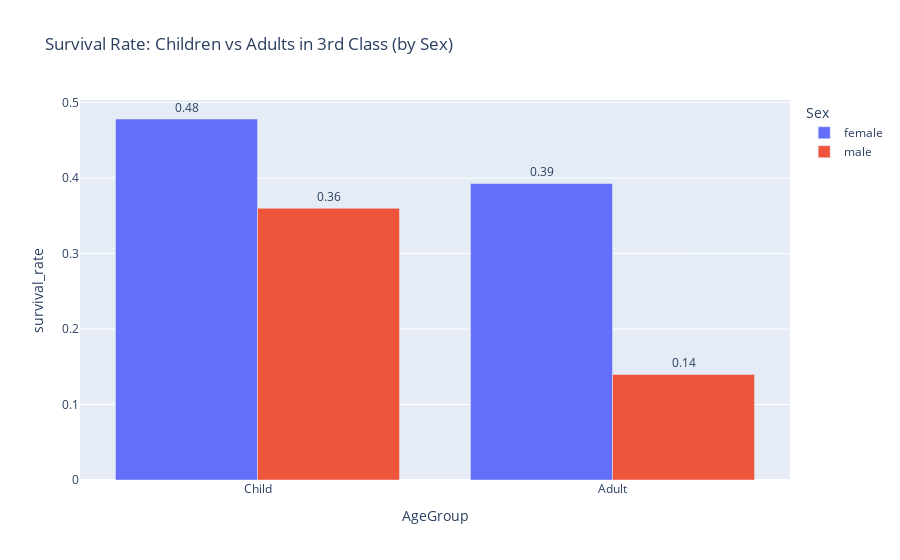

The cell this chart's notebook holds for it:
### Code cell
import pandas as pd

# Step 6 + 7: create visualization function
def visualize_demographic(df_result):
    subset = df_result[(df_result['Pclass'] == 3) & (df_result['AgeGroup'].isin(['Child', 'Adult']))]
    
    fig = px.bar(
        subset,
        x="AgeGroup",
        y="survival_rate",
        color="Sex",
        barmode="group",
        text="survival_rate",   # adds numbers on bars
        title="Survival Rate: Children vs Adults in 3rd Class (by Sex)",
        hover_data={
            "n_passengers": True,
            "n_survivors": True,
            "survival_rate": ':.2f'   # format to 2 decimal places
        }
    )
    
    fig.update_traces(
        texttemplate='%{text:.2f}',
    textposition='outside',
    hovertemplate="Age Group: %{x}<br>Survival Rate: %{y:.2%}<br>Passengers: %{customdata[0]}<br>Survivors: %{customdata[1]}<extra></extra>"
    )  # format as %
    
    return fig

fig = visualize_demographic(df_result)
fig.show()

### Figure 1 — Plotly figure (JSON) as saved in the notebook; plotly's stock layout.template omitted (floating-point values rounded to 4 significant figures)
{"data": [{"alignmentgroup": "True", "customdata": [[23, 11], [56, 22]], "hovertemplate": "Age Group: %{x}<br>Survival Rate: %{y:.2%}<br>Passengers: %{customdata[0]}<br>Survivors: %{customdata[1]}<extra></extra>", "legendgroup": "female", "marker": {"color": "#636efa", "pattern": {"shape": ""}}, "name": "female", "offsetgroup": "female", "orientation": "v", "showlegend": true, "text": [0.4783, 0.3929], "textposition": "outside", "texttemplate": "%{text:.2f}", "type": "bar", "x": ["Child", "Adult"], "xaxis": "x", "y": [0.4783, 0.3929], "yaxis": "y"}, {"alignmentgroup": "True", "customdata": [[25, 9], [186, 26]], "hovertemplate": "Age Group: %{x}<br>Survival Rate: %{y:.2%}<br>Passengers: %{customdata[0]}<br>Survivors: %{customdata[1]}<extra></extra>", "legendgroup": "male", "marker": {"color": "#EF553B", "pattern": {"shape": ""}}, "name": "male", "offsetgroup": "male", "orientation": "v", "showlegend": true, "text": [0.36, 0.1398], "textposition": "outside", "texttemplate": "%{text:.2f}", "type": "bar", "x": ["Child", "Adult"], "xaxis": "x", "y": [0.36, 0.1398], "yaxis": "y"}], "layout": {"barmode": "group", "legend": {"title": {"text": "Sex"}, "tracegroupgap": 0}, "title": {"text": "Survival Rate: Children vs Adults in 3rd Class (by Sex)"}, "xaxis": {"anchor": "y", "domain": [0, 1], "title": {"text": "AgeGroup"}}, "yaxis": {"anchor": "x", "domain": [0, 1], "title": {"text": "survival_rate"}}}}
